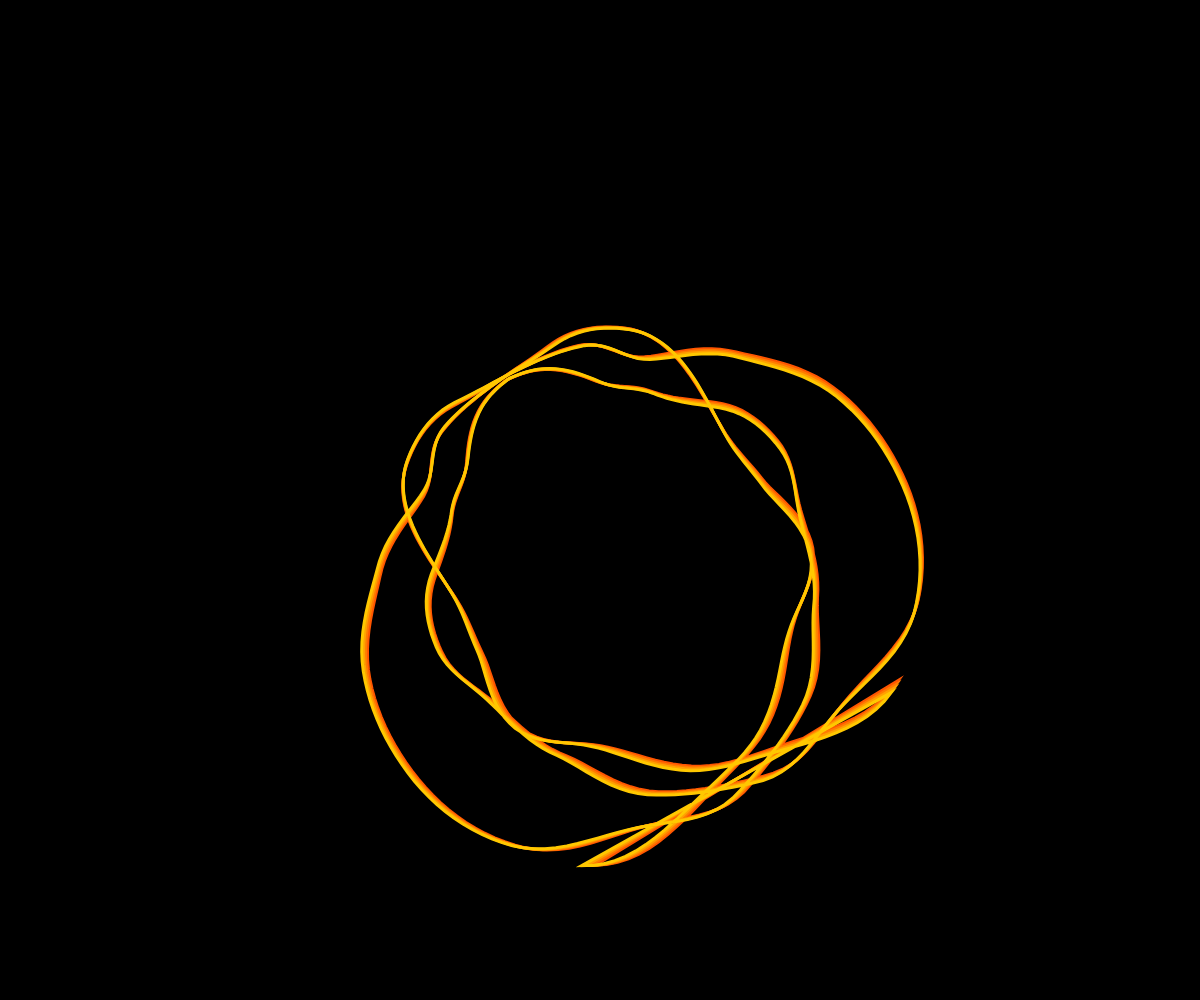
Frame 1 (no input)
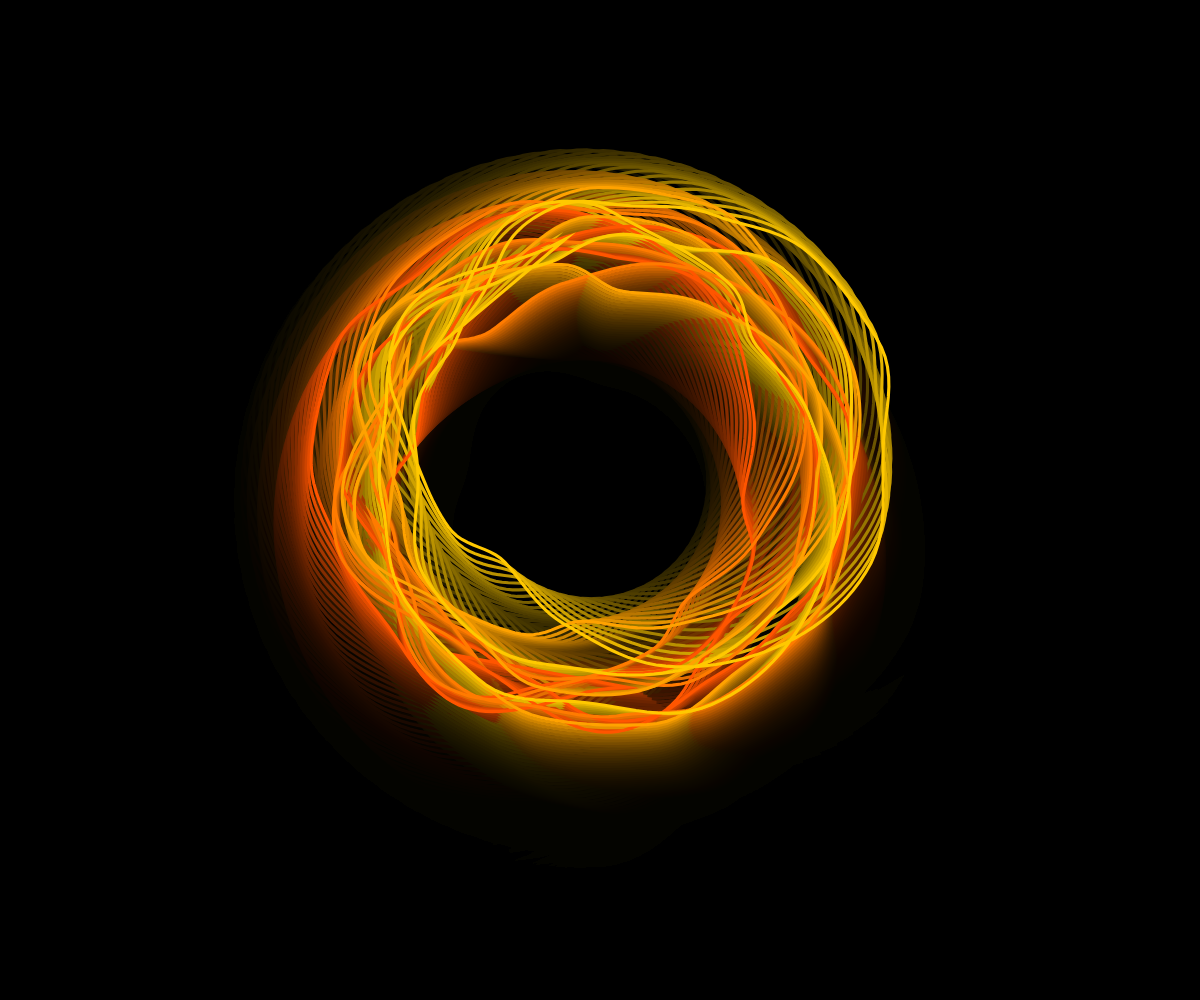
Frame 60 (no input)
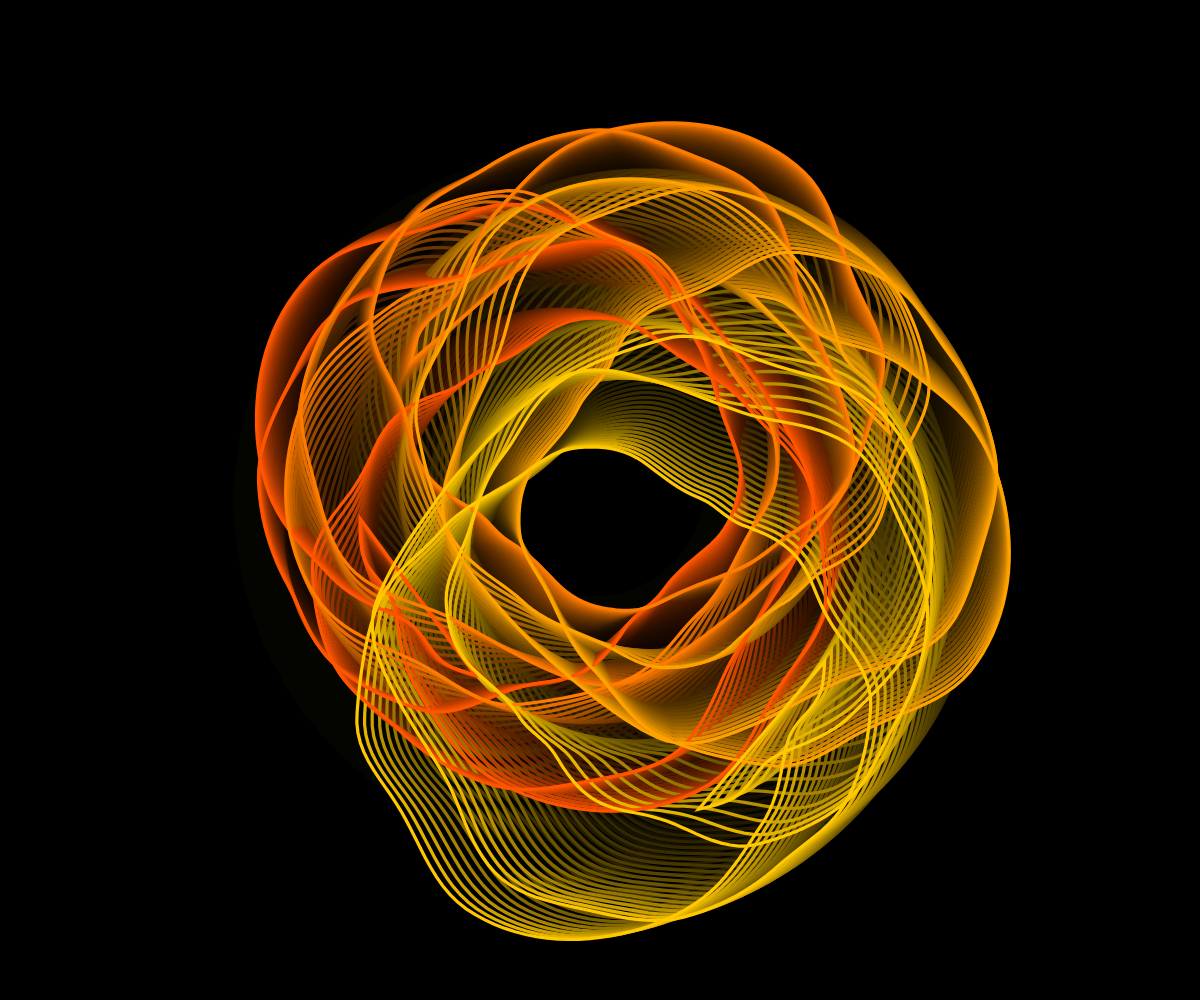
Frame 120 (the mouse pressed at the canvas centre since frame 60)

The p5.js sketch that drew these frames (run headless with seeded random() and noise() and a simulated clock; from frame 60 on, the mouse is pressed at the canvas centre):

// p5.js sketch
// ── sketch.js

var xoff = 0;
var yoff = 0;
var start = 0;
var inc = 0.01;
var layers = 4;
var radius = 0;
var xvals = 600;

function setup(){
  createCanvas(windowWidth,windowHeight);
  pixelDensity(1);
  colorMode(HSB);
  background(0,0,0);
  radius = min(windowWidth,windowHeight)*0.5;
}

function draw(){
  background(0,0,0,0.1);
  noFill();
  xoff = start;
  yoff = 30;
  inc = map(sin(frameCount/5000),-1,1,0.002,0.02)
  translate(width/2,height/2);
  for(var t=0;t<layers;t++){
    rotate(sin(frameCount/500)*TWO_PI);
    yoff += sin(frameCount/100)*30;
    stroke(9*t+20,255,255,1);
    strokeWeight(sin(frameCount/999)*2+3);
    beginShape();
    for(var x=0;x<xvals;x++){
      y = noise(xoff)*radius;
      vertex(sin(x/30)*y,cos(x/30)*y+yoff);
      xoff=xoff + (x<xvals/2?inc:-inc);
    }
    endShape(CLOSE);
  }
  start+=inc;
  yoff+=0.01;
}
